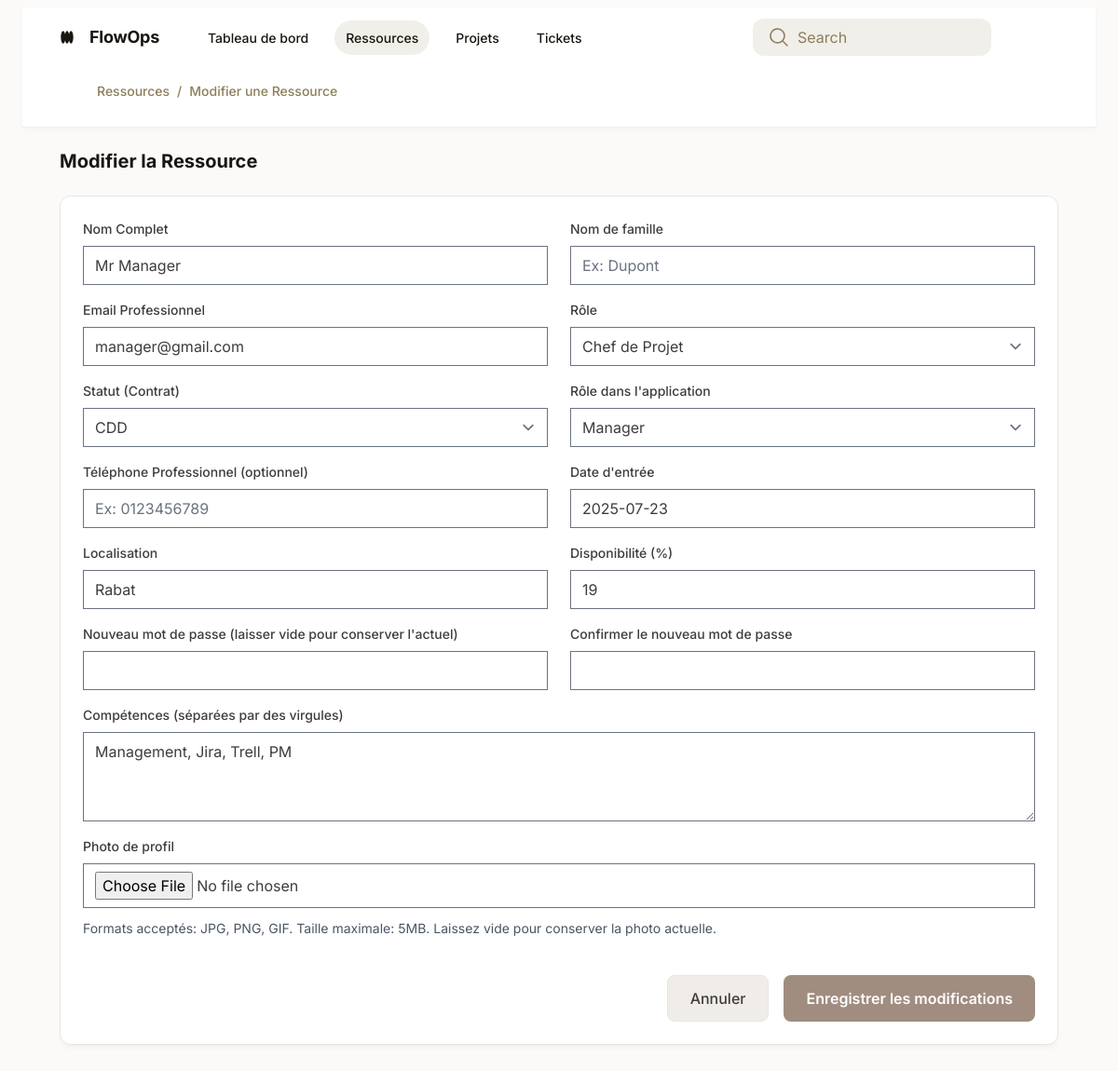
Before: /ressources/edit/2/ with the older database file.
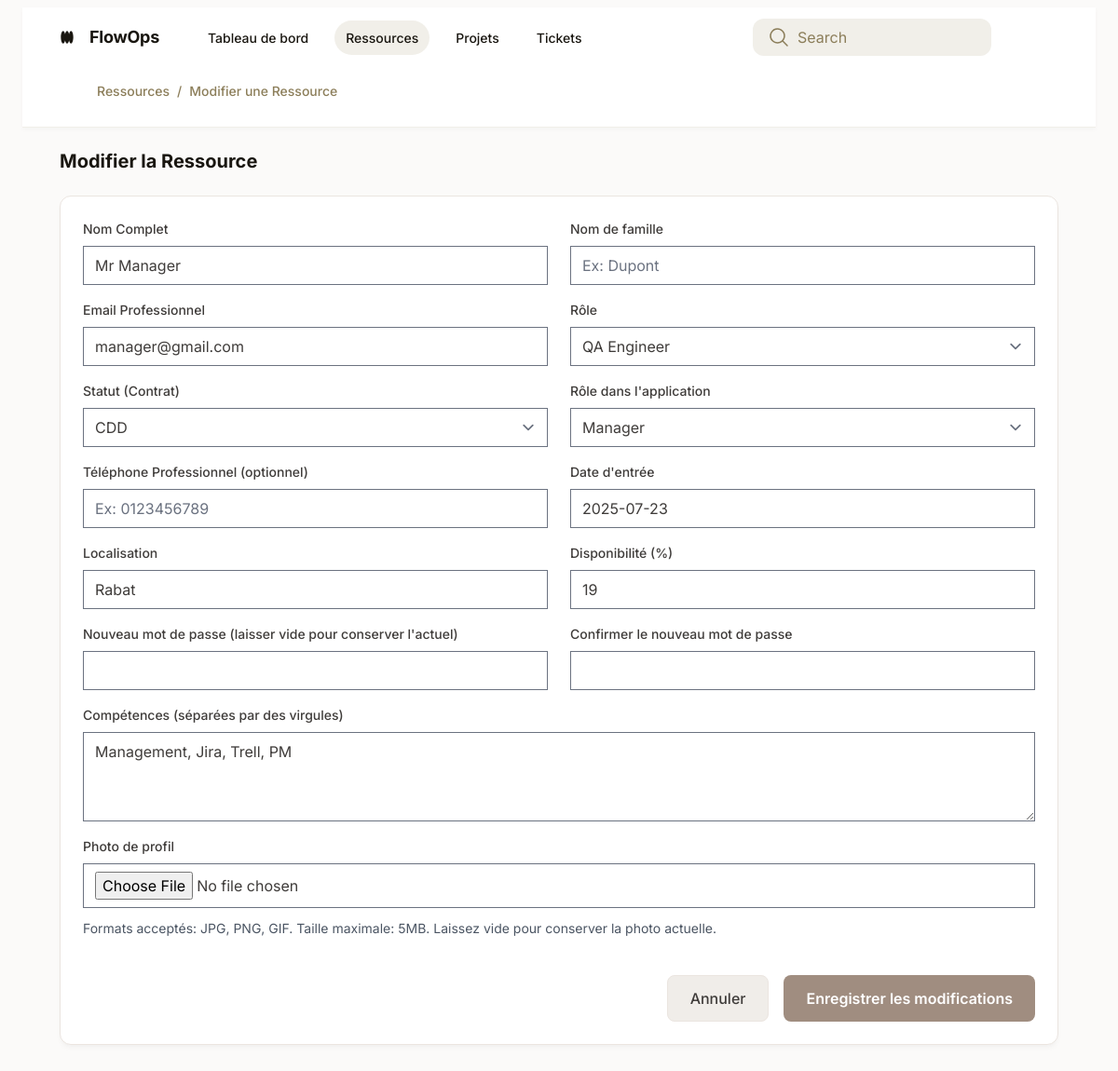
After: the same page with the newer database file.
### ressources/models.py (models this page shows, shortened)
class Ressource(AbstractUser):
    first_name = models.CharField(max_length=200)
    last_name = models.CharField(max_length=200)
    role = models.CharField(max_length=200)
    skills = models.TextField(blank=True)
    availability_rate = models.IntegerField(null=True, blank=True)
    manager = models.ForeignKey('self', on_delete=models.CASCADE, null=True, blank=True)
    status = models.CharField(max_length=200, choices=[
        ('Stagiaire', 'Stagiaire'),
        ('CDI', 'CDI'),
        ('Prestataire', 'Prestataire'),
        ('Alternant', 'Alternant'),
        ('CDD', 'CDD'),
        ('Autre', 'Autre')
    ])
    appRole = models.CharField(max_length=200, choices=[
        ('ADMIN', 'ADMIN'),
        ('MANAGER', 'MANAGER'),
        ('USER', 'USER')
    ])
    phone_number = models.CharField(max_length=20)
    entry_date = models.DateField(null=True, blank=True)
    location = models.CharField(max_length=200, null=True, blank=True)
    created_at = models.DateTimeField(auto_now_add=True)
    updated_at = models.DateTimeField(auto_now=True)
    email = models.EmailField(unique=True)
    profile_picture = models.ImageField(upload_to='profile_pictures/', blank=True, null=True)
    completed_tickets_count = models.IntegerField(default=0)
    completed_projects_count = models.IntegerField(default=0)
    USERNAME_FIELD = 'email'
    REQUIRED_FIELDS = ['first_name', 'last_name']

### ressources/views.py (the view, shortened to what this page needs)
# urls.py: path('edit/<int:resource_id>/', views.edit_resource, name='edit_resource'),
def edit_resource(request, resource_id):
    resource = Ressource.objects.get(id=resource_id)
    return render(request, 'edit_resource.html', {'resource': resource})

### ressources/templates/edit_resource.html (shortened to what the changed rows need)
<!DOCTYPE html>
<html lang="fr">
<head>
    <script src="https://cdn.tailwindcss.com?plugins=forms,container-queries"></script>
    <link rel="stylesheet" href="https://cdn.jsdelivr.net/npm/flatpickr/dist/flatpickr.min.css">
</head>
<body class="relative flex size-full min-h-screen flex-col bg-[#fbfaf9] group/design-root overflow-x-hidden font-['Inter','Noto_Sans',sans-serif]">
    <div class="layout-container flex h-full grow flex-col">
        <div class="w-full px-6 py-2">
            <main class="layout-content-container flex flex-col max-w-full w-full flex-1">
                <header class="flex flex-col border-b border-solid border-b-[#f1efe9] px-10 py-3">
                    <div class="flex items-center justify-between whitespace-nowrap pb-3">
                        <div class="flex items-center gap-4 text-[#191610] flex-1">
                            <h2 class="text-lg font-bold leading-tight tracking-[-0.015em] mr-6">FlowOps</h2>
                        </div>
                    </div>
                </header>
                <div class="px-10 py-6 flex flex-col gap-6">
                    <div class="flex items-center justify-between">
                        <h1 class="text-[#191610] text-xl font-bold leading-tight">Modifier la Ressource</h1>
                    </div>
                    <form class="form-section" method="post" enctype="multipart/form-data">
                        <div class="grid grid-cols-1 md:grid-cols-2 gap-x-6 gap-y-4">
                            <div class="form-group">
                                <label for="name" class="form-label">Nom Complet</label>
                                <input type="text" id="name" name="name" class="form-input" placeholder="Ex: Jean Dupont" value="{{ resource.first_name }}" required>
                            </div>
                            <div class="form-group">
                                <label for="email" class="form-label">Email Professionnel</label>
                                <input type="email" id="email" name="email" class="form-input" placeholder="Ex: jean.dupont@example.com" value="{{ resource.email }}" required>
                            </div>
                            <div class="form-group">
                                <label for="role" class="form-label">Rôle</label>
                                <select id="role" name="role" class="form-select" required>
                                    <option value="qa_engineer" {% if resource.role == 'qa_engineer' %}selected{% endif %}>QA Engineer</option>
                                    <option value="project_manager" {% if resource.role == 'project_manager' %}selected{% endif %}>Chef de Projet</option>
                                </select>
                            </div>
                            <div class="form-group">
                                <label for="status" class="form-label">Statut (Contrat)</label>
                                <select id="status" name="status" class="form-select" required>
                                    <option value="CDD" {% if resource.status == 'CDD' %}selected{% endif %}>CDD</option>
                                </select>
                            </div>
                            <div class="form-group">
                                <label for="appRole" class="form-label">Rôle dans l'application</label>
                                <select id="appRole" name="appRole" class="form-select" required>
                                    <option value="MANAGER" {% if resource.appRole == 'MANAGER' %}selected{% endif %}>Manager</option>
                                </select>
                            </div>
                            <div class="form-group">
                                <label for="entry_date" class="form-label">Date d'entrée</label>
                                <input type="text" id="entry_date" name="entry_date" class="form-input" required placeholder="YYYY-MM-DD" value="{{ resource.entry_date|date:'Y-m-d' }}">
                            </div>
                            <div class="form-group">
                                <label for="location" class="form-label">Localisation</label>
                                <input type="text" id="location" name="location" class="form-input" placeholder="Ex: Paris, France" value="{{ resource.location }}" required>
                            </div>
                             <div class="form-group">
                                <label for="availability" class="form-label">Disponibilité (%)</label>
                                <input type="number" id="availability" name="availability" class="form-input" min="0" max="100" placeholder="Ex: 80" value="{{ resource.availability_rate }}" required>
                            </div>
                            <div class="form-group md:col-span-2">
                                <label for="skills" class="form-label">Compétences (séparées par des virgules)</label>
                                <textarea id="skills" name="skills" class="form-input h-24 resize-y" placeholder="Ex: React, Java, SQL, Gestion de projet">{{ resource.skills }}</textarea>
                            </div>
                        </div>
                    </form>
                </div>
            </main>
        </div>
    </div>
</body>
</html>

Changed rows visible on the page:
changed Ressource "Mr Manager": role "Chef de Projet" → "QA Engineer"
